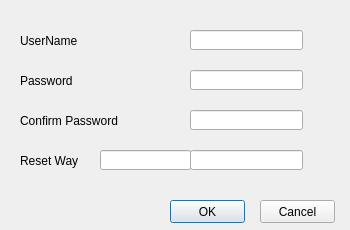
<?xml version="1.0" encoding="UTF-8"?>
<ui version="4.0">
 <class>CInitializeDevDlg</class>
 <widget class="QDialog" name="CInitializeDevDlg">
  <property name="geometry">
   <rect>
    <x>0</x>
    <y>0</y>
    <width>350</width>
    <height>230</height>
   </rect>
  </property>
  <property name="minimumSize">
   <size>
    <width>350</width>
    <height>230</height>
   </size>
  </property>
  <property name="maximumSize">
   <size>
    <width>350</width>
    <height>230</height>
   </size>
  </property>
  <property name="baseSize">
   <size>
    <width>350</width>
    <height>230</height>
   </size>
  </property>
  <property name="windowTitle">
   <string>Initialize Device</string>
  </property>
  <widget class="QLabel" name="UserName">
   <property name="geometry">
    <rect>
     <x>20</x>
     <y>30</y>
     <width>101</width>
     <height>21</height>
    </rect>
   </property>
   <property name="text">
    <string>UserName</string>
   </property>
  </widget>
  <widget class="QLabel" name="Password">
   <property name="geometry">
    <rect>
     <x>20</x>
     <y>70</y>
     <width>101</width>
     <height>21</height>
    </rect>
   </property>
   <property name="text">
    <string>Password</string>
   </property>
  </widget>
  <widget class="QLabel" name="ConfirmPassword">
   <property name="geometry">
    <rect>
     <x>20</x>
     <y>110</y>
     <width>141</width>
     <height>21</height>
    </rect>
   </property>
   <property name="text">
    <string>Confirm Password</string>
   </property>
  </widget>
  <widget class="QLabel" name="ResetWay">
   <property name="geometry">
    <rect>
     <x>20</x>
     <y>150</y>
     <width>71</width>
     <height>21</height>
    </rect>
   </property>
   <property name="text">
    <string>Reset Way</string>
   </property>
  </widget>
  <widget class="QLineEdit" name="UserName_Edit">
   <property name="geometry">
    <rect>
     <x>190</x>
     <y>30</y>
     <width>113</width>
     <height>20</height>
    </rect>
   </property>
  </widget>
  <widget class="QLineEdit" name="Password_Edit">
   <property name="geometry">
    <rect>
     <x>190</x>
     <y>70</y>
     <width>113</width>
     <height>20</height>
    </rect>
   </property>
  </widget>
  <widget class="QLineEdit" name="ConfirmPassword_Edit">
   <property name="geometry">
    <rect>
     <x>190</x>
     <y>110</y>
     <width>113</width>
     <height>20</height>
    </rect>
   </property>
  </widget>
  <widget class="QLineEdit" name="ResetWay_Edit">
   <property name="geometry">
    <rect>
     <x>190</x>
     <y>150</y>
     <width>113</width>
     <height>20</height>
    </rect>
   </property>
  </widget>
  <widget class="QPushButton" name="OKButton">
   <property name="geometry">
    <rect>
     <x>170</x>
     <y>200</y>
     <width>75</width>
     <height>23</height>
    </rect>
   </property>
   <property name="text">
    <string>OK</string>
   </property>
  </widget>
  <widget class="QPushButton" name="CancelButton">
   <property name="geometry">
    <rect>
     <x>260</x>
     <y>200</y>
     <width>75</width>
     <height>23</height>
    </rect>
   </property>
   <property name="text">
    <string>Cancel</string>
   </property>
  </widget>
  <widget class="QLineEdit" name="RetWay_Edit">
   <property name="geometry">
    <rect>
     <x>100</x>
     <y>150</y>
     <width>91</width>
     <height>20</height>
    </rect>
   </property>
  </widget>
 </widget>
 <layoutdefault spacing="6" margin="11"/>
 <resources/>
 <connections/>
</ui>
